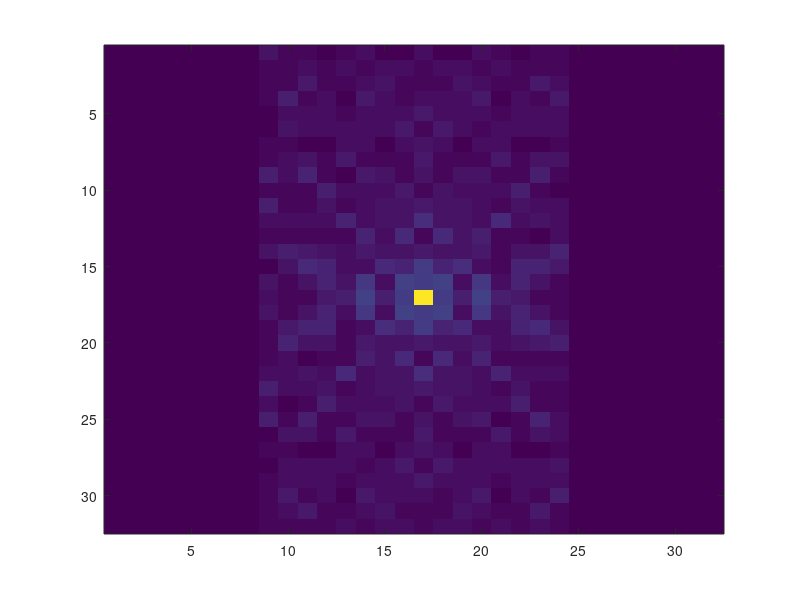

This chart was generated by the following MATLAB code: (Note: this script raises an error after producing the figure.)
function [Gmap, psi] = SENSE_simulation
%
% (c) 2009 - Luis Hernandez-Garcia @ UM
% Last Edit Dec. 15, 2009
% 
% do a simulated SENSE reconstruction on cartesian data


% 
% allS = read_BFields('metaSims128Mhz/coilnometa',8);
% %allS = allS(:, 1:2:end); % downsample to 64x128
% psi = coupling16rungs;
% 
% Gmap = makeGmap(allS, psi);

N=32;
FF = FourierMat(N);  % 2D FT matrix

% close all
 R = 2;
Fdown = zeros((N^2)/R, N^2);
for n=1:N/R
    start1= (n-1)*N +1; fin1 = (n-1)*N +N;
    start2= (n-1)*N*R +1;  fin2 = (n-1)*N*R +N;
    Fdown(start1 :fin1, :) = FF( start2 : fin2, :);
end
imagesc(real(Fdown));

x=phantom(N);
imagesc(x);
x= x(:);
xf = FF*x;
imagesc(abs(reshape(xf,N,N)))

x2 = Fdown* x; 
x2 = reshape(x2, N, N/2);
imagesc(abs(x2));

% zero fill in k-space:
x3 = [zeros(N,N/4)  x2  zeros(N,N/4)];
imagesc(abs(x3));
x3 = x3';

%FT again:
x4 = F*x3(:);
imagesc(reshape(abs(x4),32,32));


keyboard



%%
function FF=FourierMat(N)
% function F=FourierMat(N)
%
% builds a complex Fourier coefficient matrix of size N
% you can do and FFT of x by doing:  F*x
%

w = linspace(-pi, pi-2*pi/N, N);
F = zeros(N);
t = [0:N-1];
for n=1:N
    F(n,:) = exp(-i*w(n)*t)/(N*N); 
end

% turns out matlab already had that built in!
% F = dftmtx(N);

FF=zeros(N*N);  % now the 2D FT matrix
for n=1:N
      FF( (n-1)*N+1: n*N, (n-1)*N+1: n*N) = F * exp(-i*w(n));
end

%FF=repmat(F,N,N);
FF=zeros(N*N);
for n=1:N
    for m=1:N
        FF( (m-1)*N+1: m*N, (n-1)*N+1: n*N) = F * exp(-i*w(m)*w(n)*pi);
    end
end

imagesc(real(FF))

x=phantom(N);
imagesc(x);
x= x(:);
xf = FF*x;
imagesc(abs(reshape(xf,N,N)))
xff = FF*xf;
imagesc(abs(reshape(xff,N,N)))

return


%%
function [allS ] = read_BFields(basestr, N)
% this is the function that reads in the .mat files with the simulated B
% fields

allS = [];
for n=1:N
    str = [basestr num2str(n) '.mat']
    
    load(str);
    Bx = abs(Bx); 
    By = abs(By); 
    B = complex(Bx,By);
    figure(1); imagesc(abs(By)); drawnow, pause(0.1);
    B = B(1:4:end, 1:4:end);
    allS = [allS; B(:)'];
end


%%
function Gmap = makeGmap(allS, psi)
% function Gmap = makeGmap(allS, psi)
%
% this computes the G factor map from sensitivitiy maps and noise
% correlation matrix from Pruessmann:  Magnetic Resonance in Medicine 42:952?962 (1999)
% 
%      Gmap(:) = diag(sqrt( inv(SH * psi_inv * S) .* (SH * psi_inv * S)));

Ncoils = size(allS,1);
Npix = size(allS,2);

psi_inv = pinv(psi);
psi_inv=eye(8);

Gmap = zeros(1,Npix);

% first try
% for p=1:Npix
%     S = allS(:,p);
%     SH = transpose(conj(S));
% 
%     Gmap(p) = ( inv(SH * psi_inv * S) .* (SH * psi_inv * S)).^0.5 ;
% end

% second try:
allSH = transpose(conj(allS));
Gmap = (diag( inv(allSH * psi_inv * allS) .* (allSH * psi_inv * allS))).^0.5 ;


Gmap = reshape(Gmap, sqrt(Npix), sqrt(Npix));
figure(3); imagesc(abs(Gmap));


return




%%
function couplingMat = coupling16rungs
% function couplingMat = coupling16rungs
% 
% this function computes the inductance of 8 infinite square loops around a
% cylinder.  The rungs (16 of them) are equidistant and the current
% alternates between them
% This is done in 2D - a cross section through an infinite cyllinder
%
% we compute it by calculating the B field produced by each coil (source) at the
% surface of the other coils (targets), then we use Faraday's induction law by
% integrating that field on the surface and computing the induced EMF on
% each target coil
%
% the result is a matrix of EMFs at each coil induced by every other coil.
% The result is normalized by the diagonal.
%

dIdt=1;
R=0.15;
coilx = linspace(0,2*pi - 2*pi/16, 16);
coilx = R*sin(coilx);
coilx = [coilx coilx(1)];

coily = linspace(0,2*pi - 2*pi/16, 16);
coily = R*cos(coily);
coily = [coily coily(1)];

%plot(coilx, coily);


couplingMat = zeros(8,8);
for n= 1:2:16
    
    if n==1, doShow=0, else doShow=0, end;
    
    source = [
        coilx(n) coily(n) 0;
        coilx(n+1) coily(n+1) 0
        ];
        %dIdt = dIdt * (-1)^n;

    for m=1:2:16
        target = [
            coilx(m) coily(m) 0;
            coilx(m+1) coily(m+1) 0
            ];
        couplingMat(round(n/2),round(m/2)) = induction2D(dIdt,source,target, doShow);
    end
    
end

%for n=1:8, couplingMat(n,n)=0; end
couplingMat = couplingMat/couplingMat(1,1);

figure(2)
imagesc(log10(couplingMat)); drawnow;
return



%%
function volts = induction2D(dI_dt, source, target, showVectors)
% the units have to be in meteres and amps/sec.

% number of places where to sample the magnetic field
Nelements = 10;
x = linspace(target(1,1) , target(end,1), Nelements);
y = linspace(target(1,2) , target(end,2), Nelements);
z = zeros(size(x));
locations = [x; y ; z]';

MU = 1.26e-6;  % Permeability H/m
% this is the term that goes into Faraday's Law
K = -dI_dt * MU / (4*pi);
B = [0 0 0];

for r=1:Nelements

    % this is the vector from the source rung to the point in the coil
    r1 = source(1,:) - locations(r,:) ;
    % the current is along the z-axis
    dl1 = [0,0,1];
    D1 = sum((locations(r,:) - source(1,:)).^2)^0.5;
    B1 = cross(r1 , dl1) / (D1+eps)^2;


    % do the same thing for the second rung, whose current runs in the
    % opposite direction
    r2 = source(2,:) - locations(r,:) ;
    dl2 = [0,0,-1];
    D2 = sum((locations(r,:) - source(2,:)).^2)^0.5;
    B2 = cross(r2 , dl2) / (D2+eps)^2;

    if showVectors
        % option: visualize the B-field vectors induced by each rung:
        axis (0.3*[-1 1 -1 1])
        quiver(x(r), y(r), B1(1)/100, B1(2)/100,'r'); hold on; quiver(x(r), y(r), B2(1)/100, B2(2)/100,'g');  drawnow
    end
    
    % integrate the fields
    B = B + B1 + B2;

end

% this is the integral of the field on that surface (or line in this case)
B = B/Nelements;

% Compute the normal component of this vector relative to the
% target coil's plane?
targetplane = target(2,:) - target(1,:);
Bmag = norm(B);
Bproj = B * targetplane';
Bnormal = Bmag*sin(acos(Bproj/Bmag));

% use Faraday's law to scale it appopriately
volts = K * Bnormal;

return
